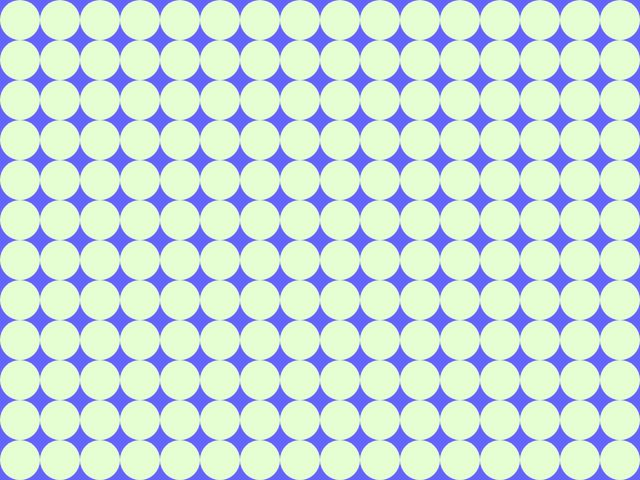
Frame 1 (no input)
Frame 60 (no input): identical to frame 1, image omitted
Frame 120 (the mouse pressed at the canvas centre since frame 60): identical to frame 1, image omitted

The p5.js sketch that drew this single still picture (run headless with seeded random() and noise() and a simulated clock; from frame 60 on, the mouse is pressed at the canvas centre):

// p5.js sketch
// ── sketch.js
let tileNumX = 16;
let tileNumY = 12;

function setup() {
  createCanvas(640, 480);
}

function draw() {
  background(100, 100, 255);
  noStroke();
  fill(230, 255, 210);
  // for (let column = 0; column < width; column += 40) {
  //   for (let row = 0; row < height; row += 40) {
  //     let x = 20 + column;
  //     let y = 20 + row;
  //     let diametar = 30;
  //     circle(x, y, diametar);
  //   }
  // }
  for (let row = 0; row < tileNumY; row++) {
    for (let column = 0; column < tileNumX; column++) {
      let tileW = width / tileNumX;
      let tileH = height / tileNumY;
      let x = tileW * 0.5 + column * tileW;
      let y = tileH * 0.5 + row * tileH;
      ellipse(x, y, tileW, tileH);
    }
  }
}
